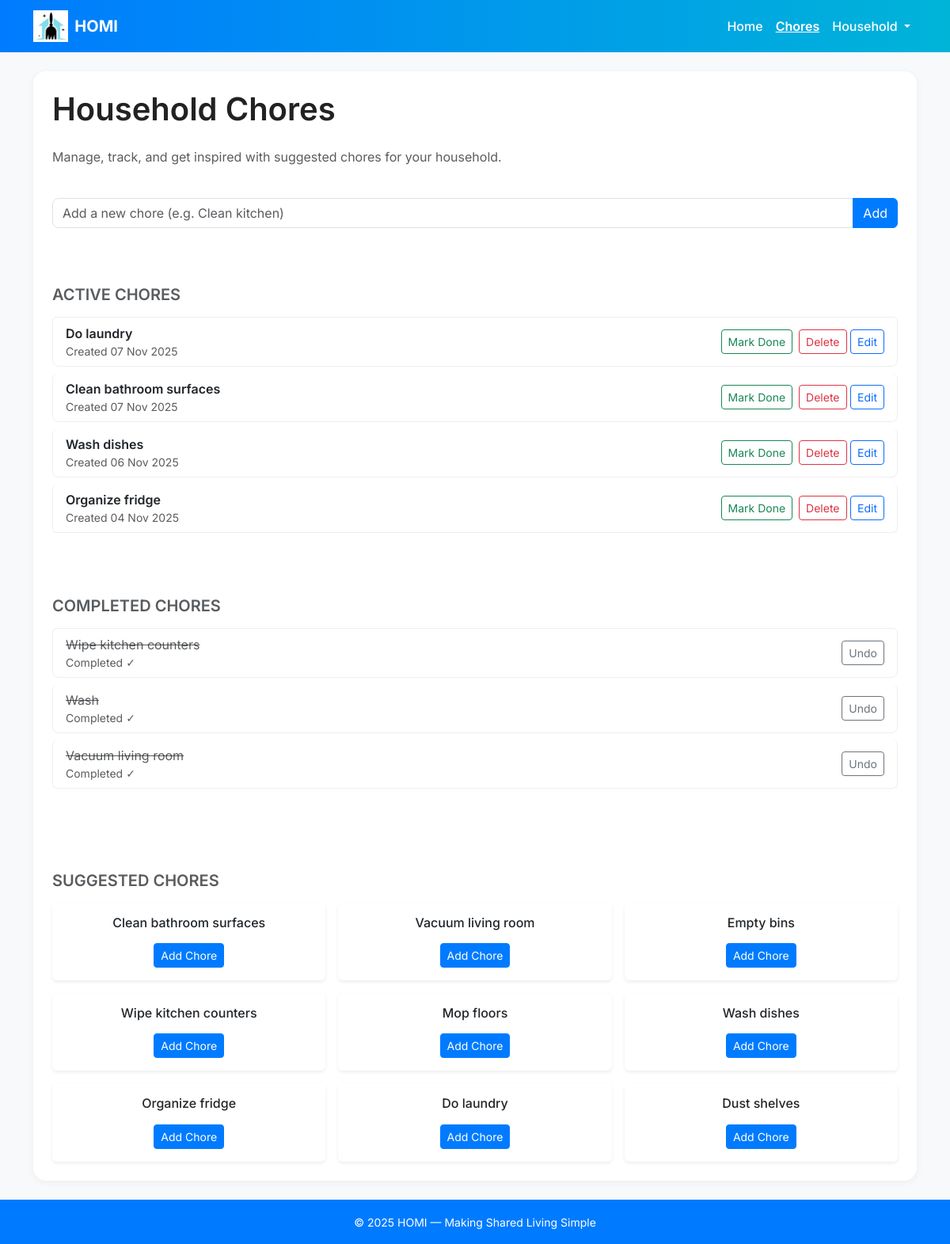
Page /db-test on the committed database.
### app/models.py (models this page shows)
class Chore(db.Model):           # Defines a 'Chore' table
    __tablename__ = "chore"
    id = db.Column(db.Integer, primary_key=True)         # Unique ID number
    title = db.Column(db.String(140), nullable=False)    # Chore name
    completed = db.Column(db.Boolean, nullable=False, default=False)  # Done or not
    created_at = db.Column(db.DateTime, default=datetime.utcnow)      # Time created

### app/main.py (the view)
@main_bp.route("/db-test")
def db_test_list():
    chores = Chore.query.order_by(Chore.created_at.desc()).all()  # Get all chores
    return render_template("db_test.html", chores=chores)          # Show them in template

### templates/db_test.html (shortened to what this page needs)
{% extends "base.html" %}
{% block content %}
<div class="card homi p-4">
  <h1 class="mb-4">Household Chores</h1>
  <p class="text-muted">Manage, track, and get inspired with suggested chores for your household.</p>
  <form method="POST" action="{{ url_for('main.db_test_add') }}" class="mt-4 mb-5">
    <div class="input-group">
      <input type="text" name="title" class="form-control" placeholder="Add a new chore (e.g. Clean kitchen)" required>
      <button class="btn btn-primary" type="submit">Add</button>
    </div>
  </form>
  <h3 class="mb-3 mt-4 text-uppercase fs-5 text-muted">Active Chores</h3>
  {% if chores|selectattr("completed", "equalto", False)|list %}
    <ul class="list-group mb-4">
      {% for c in chores if not c.completed %}
      <li class="list-group-item d-flex justify-content-between align-items-center">
        <div>
          <span class="fw-semibold">{{ c.title }}</span>
          <span class="text-muted small d-block">Created {{ c.created_at.strftime('%d %b %Y') }}</span>
        </div>
        <div class="d-flex gap-2">
          <form method="POST" action="{{ url_for('main.db_test_toggle', chore_id=c.id) }}">
            <button class="btn btn-sm btn-outline-success">Mark Done</button>
          </form>
          <form method="POST" action="{{ url_for('main.db_test_delete', chore_id=c.id) }}">
            <button class="btn btn-sm btn-outline-danger">Delete</button>
            <a href="{{ url_for('main.db_test_edit', chore_id=c.id) }}" class="btn btn-outline-primary btn-sm">Edit</a>
          </form>
        </div>
      </li>
      {% endfor %}
    </ul>
  {% else %}
    <p class="text-muted fst-italic">No active chores — nice work!</p>
  {% endif %}
  <h3 class="mb-3 mt-5 text-uppercase fs-5 text-muted">Completed Chores</h3>
  {% if chores|selectattr("completed", "equalto", True)|list %}
    <ul class="list-group mb-5">
      {% for c in chores if c.completed %}
      <li class="list-group-item d-flex justify-content-between align-items-center text-muted">
        <div>
          <del>{{ c.title }}</del>
          <span class="small d-block text-muted">Completed ✓</span>
        </div>
        <form method="POST" action="{{ url_for('main.db_test_toggle', chore_id=c.id) }}">
          <button class="btn btn-sm btn-outline-secondary">Undo</button>
        </form>
      </li>
      {% endfor %}
    </ul>
  {% else %}
    <p class="text-muted fst-italic">No chores completed yet.</p>
  {% endif %}
  <h3 class="mb-3 mt-5 text-uppercase fs-5 text-muted">Suggested Chores</h3>
  <div class="row row-cols-1 row-cols-md-2 row-cols-lg-3 g-3">
    {% set suggestions = [
      "Clean bathroom surfaces",
      "Vacuum living room",
      "Empty bins",
      "Wipe kitchen counters",
      "Mop floors",
      "Wash dishes",
      "Organize fridge",
      "Do laundry",
      "Dust shelves"
    ] %}
    {% for suggestion in suggestions %}
    <div class="col">
      <div class="card shadow-sm h-100 border-0">
        <div class="card-body text-center">
          <h6 class="card-title">{{ suggestion }}</h6>
          <form method="POST" action="{{ url_for('main.db_test_add') }}">
            <button class="btn btn-sm btn-primary mt-2">Add Chore</button>
          </form>
        </div>
      </div>
    </div>
    {% endfor %}
  </div>
</div>
{% endblock %}

### templates/base.html (shortened to what this page needs)
<!doctype html>
<html lang="en">
  <head>
    <link href="https://cdn.jsdelivr.net/npm/bootstrap@5.3.3/dist/css/bootstrap.min.css" rel="stylesheet">
    <link href="{{ url_for('static', filename='css/site.css') }}" rel="stylesheet">
  </head>
  <body>
    <header class="homi">
      <nav class="navbar navbar-expand-lg navbar-dark">
        <div class="container">
          <a class="navbar-brand d-flex align-items-center brand" href="{{ url_for('main.index') }}">
            <img src="{{ url_for('static', filename='img/homi-logo.png') }}" alt="HOMI Logo">
            <span class="fw-bold">HOMI</span>
          </a>
          <div class="collapse navbar-collapse justify-content-end" id="navbarNav">
            <ul class="navbar-nav align-items-center">
              <li class="nav-item">
                <a class="nav-link {% if request.path == '/' %}active{% endif %}" href="{{ url_for('main.index') }}">Home</a>
              </li>
              <li class="nav-item">
                <a class="nav-link {% if request.path.startswith('/db-test') %}active{% endif %}" href="{{ url_for('main.db_test_list') }}">Chores</a>
              </li>
              <li class="nav-item dropdown">
                <a class="nav-link dropdown-toggle" href="#" id="householdDropdown" role="button" data-bs-toggle="dropdown" aria-expanded="false">
                  Household
                </a>
              </li>
            </ul>
          </div>
        </div>
      </nav>
    </header>
    <main class="container my-4">
      {% block content %}{% endblock %}
    </main>
    <footer class="homi text-center py-3">
      <small>© 2025 HOMI — Making Shared Living Simple</small>
    </footer>
  </body>
</html>

### static/css/site.css (style rules this page uses)
body { font-family: 'Inter', sans-serif; background-color: #f8f9fa; color: #333; margin: 0; padding: 0; }
.card.homi { background-color: #fff; border-radius: 1rem; box-shadow: 0 2px 10px rgba(0, 0, 0, 0.05); border: none; }
header.homi { background: linear-gradient(90deg, #007bff, #00b4d8); }
.navbar-dark .navbar-nav .nav-link { color: white; font-weight: 500; }
.navbar-dark .navbar-nav .nav-link.active { font-weight: 600; text-decoration: underline; }
.navbar-brand img { height: 40px; margin-right: 8px; }
.btn-primary { background-color: #007bff; border-color: #007bff; }
html, body { height: 100%; }
body { display: flex; flex-direction: column; }
main { flex: 1; }
footer.homi { background-color: #007bff; color: white; text-align: center; padding: 1rem; }
input.form-control { border-radius: 0.5rem; box-shadow: none; }
.list-group-item { border: 1px solid #eee; border-radius: 0.5rem; margin-bottom: 0.5rem; }
h1, h2, h3 { font-weight: 600; color: #222; }

### rows in the picture
Chore: title "Do laundry", created_at "07 Nov 2025"
Chore: title "Clean bathroom surfaces", created_at "07 Nov 2025"
Chore: title "Wash dishes", created_at "06 Nov 2025"
Chore: title "Organize fridge", created_at "04 Nov 2025"
Chore: title "Wipe kitchen counters"
Chore: title "Wash"
Chore: title "Vacuum living room"

### other values in the picture
{{ suggestion }} "Clean bathroom surfaces" "Vacuum living room" "Empty bins" "Wipe kitchen counters" "Mop floors" "Wash dishes" "Organize fridge" "Do laundry" "Dust shelves"
